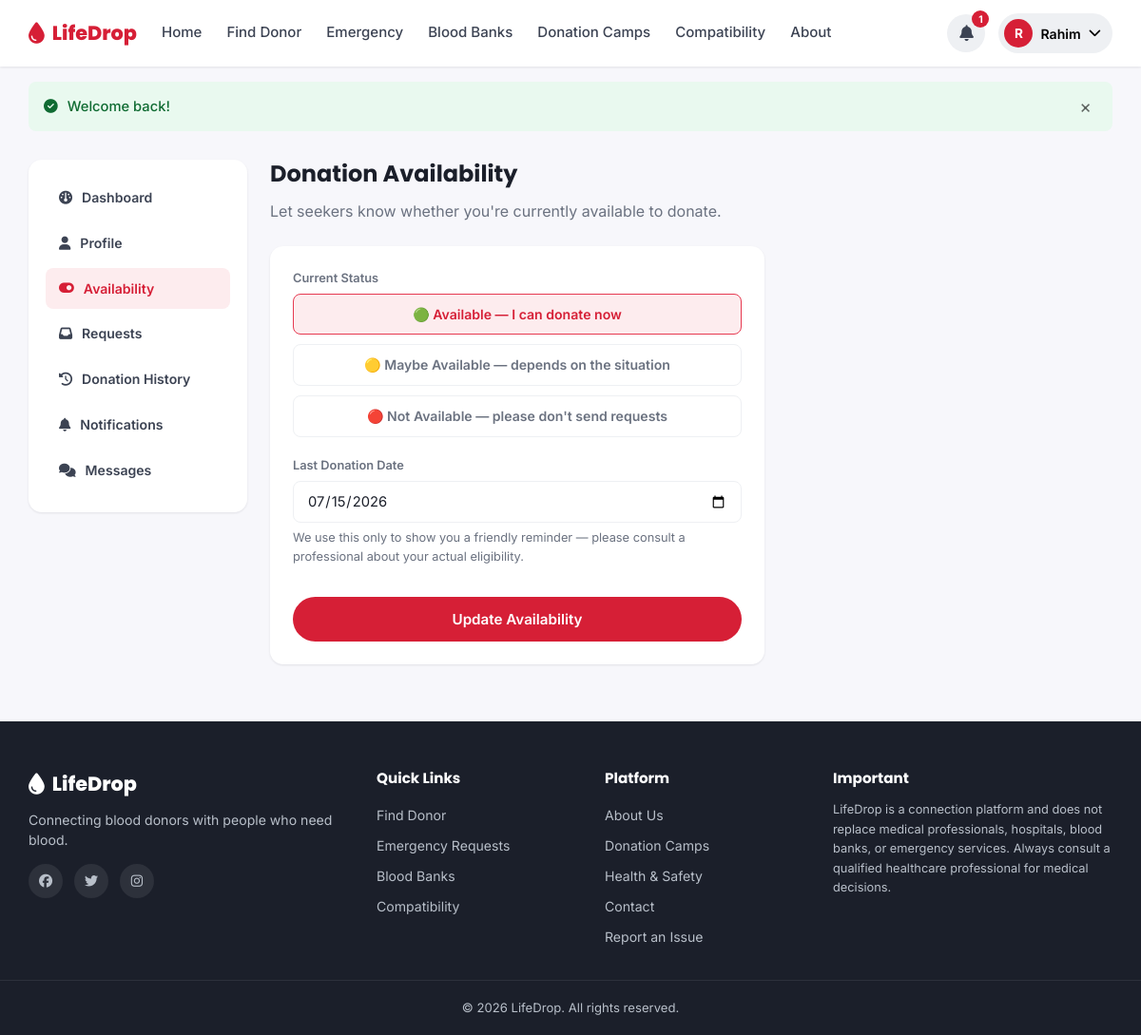
Screenshot of /donor/availability.php (signed in) with the database file from the repository.
### tables this page shows
CREATE TABLE `users` (
  `id` INT UNSIGNED NOT NULL AUTO_INCREMENT,
  `full_name` VARCHAR(120) NOT NULL,
  `email` VARCHAR(150) NOT NULL,
  `phone` VARCHAR(20) NOT NULL,
  `password_hash` VARCHAR(255) NOT NULL,
  `role` ENUM('donor','seeker','both','admin') NOT NULL DEFAULT 'seeker',
  `blood_group` ENUM('A+','A-','B+','B-','AB+','AB-','O+','O-') DEFAULT NULL,
  `division` VARCHAR(50) DEFAULT NULL,
  `district` VARCHAR(50) DEFAULT NULL,
  `area` VARCHAR(80) DEFAULT NULL,
  `gender` ENUM('Male','Female','Other') DEFAULT NULL,
  `date_of_birth` DATE DEFAULT NULL,
  `profile_photo` VARCHAR(255) DEFAULT NULL,
  `last_donation_date` DATE DEFAULT NULL,
  `availability` ENUM('available','maybe','unavailable') NOT NULL DEFAULT 'available',
  `is_verified` TINYINT(1) NOT NULL DEFAULT 0,
  `is_donor_profile` TINYINT(1) NOT NULL DEFAULT 0,
  `status` ENUM('active','suspended') NOT NULL DEFAULT 'active',
  `total_donations` INT UNSIGNED NOT NULL DEFAULT 0,
  `created_at` TIMESTAMP NOT NULL DEFAULT CURRENT_TIMESTAMP,
  `updated_at` TIMESTAMP NOT NULL DEFAULT CURRENT_TIMESTAMP ON UPDATE CURRENT_TIMESTAMP,
  PRIMARY KEY (`id`),
  UNIQUE KEY `uq_email` (`email`),
  UNIQUE KEY `uq_phone` (`phone`),
  KEY `idx_blood_group` (`blood_group`),
  KEY `idx_division_district` (`division`,`district`),
  KEY `idx_availability` (`availability`)
);

### includes/functions.php (called while the page is built, shortened)
<?php
function e($value) {
    return htmlspecialchars($value ?? '', ENT_QUOTES, 'UTF-8');
}

### includes/auth.php (called while the page is built, shortened)
<?php
require_once __DIR__ . '/functions.php';
function is_logged_in() {
    return !empty($_SESSION['user_id']);
}
function current_user() {
    static $user = null;
    static $fetched = false;
    if ($fetched) {
        return $user;
    }
    $fetched = true;
    global $pdo;
    $stmt = $pdo->prepare('SELECT * FROM users WHERE id = :id LIMIT 1');
    $stmt->execute([':id' => $_SESSION['user_id']]);
    $user = $stmt->fetch();
    return $user;
}

### donor/availability.php (the view, shortened to what this page needs)
<?php
require_once __DIR__ . '/../includes/auth.php';
$user = current_user();
require_once __DIR__ . '/../includes/header.php';
require_once __DIR__ . '/_sidebar.php';
?>
<div class="dash-wrap">
    <div class="dash-main">
        <h1>Donation Availability</h1>
        <p class="dash-welcome">Let seekers know whether you're currently available to donate.</p>
        <div class="card" style="max-width:520px;">
            <form method="post" action="<?= e(SITE_URL) ?>/donor/availability.php">
                <div class="form-group form-full mb-2">
                    <label>Current Status</label>
                    <div class="role-toggle" style="flex-direction:column;gap:10px;">
                        <label><input type="radio" name="availability" value="available" <?= $user['availability'] === 'available' ? 'checked' : '' ?>><span>🟢 Available — I can donate now</span></label>
                        <label><input type="radio" name="availability" value="maybe" <?= $user['availability'] === 'maybe' ? 'checked' : '' ?>><span>🟡 Maybe Available — depends on the situation</span></label>
                        <label><input type="radio" name="availability" value="unavailable" <?= $user['availability'] === 'unavailable' ? 'checked' : '' ?>><span>🔴 Not Available — please don't send requests</span></label>
                    </div>
                </div>
                <div class="form-group form-full mb-2">
                    <label>Last Donation Date</label>
                    <input type="date" name="last_donation_date" value="<?= e($user['last_donation_date'] ?? '') ?>">
                    <p class="text-muted" style="font-size:0.8rem;">We use this only to show you a friendly reminder — please consult a professional about your actual eligibility.</p>
                </div>
                <button type="submit" class="btn btn-primary btn-block">Update Availability</button>
            </form>
        </div>
    </div>
</div>
<?php require_once __DIR__ . '/../includes/footer.php'; ?>

### includes/navbar.php (shortened to what this page needs)
<?php
require_once __DIR__ . '/notifications.php';
$user = current_user();
$currentPage = basename($_SERVER['SCRIPT_NAME']);
function nav_active($page, $current) { return $page === $current ? 'active' : ''; }
?>
<header class="navbar">
    <div class="navbar-inner">
        <a class="brand" href="<?= e(SITE_URL) ?>/index.php">
            <i class="fa-solid fa-droplet"></i>
            <span><?= e(SITE_NAME) ?></span>
        </a>
        <nav class="nav-links" id="navLinks">
            <a href="<?= e(SITE_URL) ?>/index.php" class="<?= nav_active('index.php', $currentPage) ?>">Home</a>
            <a href="<?= e(SITE_URL) ?>/find-donor.php" class="<?= nav_active('find-donor.php', $currentPage) ?>">Find Donor</a>
            <a href="<?= e(SITE_URL) ?>/emergency-requests.php" class="<?= nav_active('emergency-requests.php', $currentPage) ?>">Emergency</a>
            <a href="<?= e(SITE_URL) ?>/blood-banks.php" class="<?= nav_active('blood-banks.php', $currentPage) ?>">Blood Banks</a>
            <a href="<?= e(SITE_URL) ?>/donation-camps.php" class="<?= nav_active('donation-camps.php', $currentPage) ?>">Donation Camps</a>
            <a href="<?= e(SITE_URL) ?>/compatibility.php" class="<?= nav_active('compatibility.php', $currentPage) ?>">Compatibility</a>
            <a href="<?= e(SITE_URL) ?>/about.php" class="<?= nav_active('about.php', $currentPage) ?>">About</a>
        </nav>
        <div class="nav-right">
            <?php if ($user): ?>
                <div class="user-menu">
                    <button class="user-menu-btn" id="userMenuBtn" type="button">
                        <?php if (!empty($user['profile_photo'])): ?>
                            <img src="<?= e(UPLOAD_URL . $user['profile_photo']) ?>" alt="" class="avatar-sm">
                        <?php else: ?>
                            <span class="avatar-sm avatar-fallback"><?= e(mb_substr($user['full_name'], 0, 1)) ?></span>
                        <?php endif; ?>
                        <span class="user-menu-name"><?= e(explode(' ', $user['full_name'])[0]) ?></span>
                        <i class="fa-solid fa-chevron-down"></i>
                    </button>
                </div>
            <?php else: ?>
                <a href="<?= e(SITE_URL) ?>/login.php" class="btn-nav">Login</a>
                <a href="<?= e(SITE_URL) ?>/register.php" class="btn-nav-primary">Register</a>
            <?php endif; ?>
        </div>
    </div>
</header>

### assets/css/style.css (style rules this page uses)
:root { --red-600: #d61f36; --red-700: #b5152a; --red-500: #e63950; --red-50: #fdecee; --red-100: #fbd6da; --yellow-500: #f5b342; --yellow-600: #e8a12b; --ink-900: #1b1f2a; --ink-700: #3c4353; --ink-500: #6b7280; --ink-300: #b8bfc9; --ink-100: #eef0f3; --bg: #f7f7fb; --white: #ffffff; --green-600: #16a34a; --green-50: #e9f9ef; --amber-600: #d97706; --amber-50: #fef6e7; --blue-600: #2563eb; --blue-50: #eaf1fe; --radius-sm: 8px; --radius-md: 14px; --radius-lg: 20px; --shadow-sm: 0 1px 3px rgba(27,31,42,0.06), 0 1px 2px rgba(27,31,42,0.04); --shadow-md: 0 8px 24px rgba(27,31,42,0.08); --shadow-lg: 0 20px 45px rgba(27,31,42,0.12); --font-heading: 'Poppins', sans-serif; --font-body: 'Inter', sans-serif; }
* { box-sizing: border-box; }
html { scroll-behavior: smooth; }
body { margin: 0; font-family: var(--font-body); color: var(--ink-900); background: var(--bg); line-height: 1.55; -webkit-font-smoothing: antialiased; }
h1, h2, h3, h4, h5 { font-family: var(--font-heading); margin: 0 0 0.5em; line-height: 1.25; }
p { margin: 0 0 1em; }
a { color: inherit; text-decoration: none; }
button { font-family: inherit; cursor: pointer; }
.btn { display: inline-flex; align-items: center; justify-content: center; gap: 8px; padding: 12px 24px; border-radius: 999px; font-weight: 600; font-size: 0.95rem; border: 2px solid transparent; cursor: pointer; transition: all .18s ease; white-space: nowrap; }
.btn-primary { background: var(--red-600); color: #fff; }
.btn-block { width: 100%; }
.navbar { position: sticky; top: 0; z-index: 100; background: var(--white); box-shadow: var(--shadow-sm); }
.navbar-inner { max-width: 1180px; margin: 0 auto; padding: 14px 20px; display: flex; align-items: center; gap: 24px; }
.brand { display: flex; align-items: center; gap: 8px; font-family: var(--font-heading); font-weight: 800; font-size: 1.3rem; color: var(--red-600); }
.brand i { font-size: 1.4rem; }
.nav-links { display: flex; align-items: center; gap: 22px; flex: 1; }
.nav-links a { font-weight: 500; color: var(--ink-700); font-size: 0.94rem; padding: 6px 2px; border-bottom: 2px solid transparent; transition: color .15s; }
.nav-right { display: flex; align-items: center; gap: 14px; }
.user-menu { position: relative; }
.user-menu-btn { display: flex; align-items: center; gap: 8px; background: var(--ink-100); border: none; padding: 6px 12px 6px 6px; border-radius: 999px; }
.avatar-sm { width: 30px; height: 30px; border-radius: 50%; object-fit: cover; }
.avatar-fallback { background: var(--red-600); color: #fff; display: flex; align-items: center; justify-content: center; font-weight: 700; font-size: 0.85rem; }
.user-menu-name { font-weight: 600; font-size: 0.88rem; }
.form-group { display: flex; flex-direction: column; gap: 6px; }
.form-group label { font-size: 0.8rem; font-weight: 600; color: var(--ink-500); }
select, input[type="text"], input[type="email"], input[type="tel"], input[type="password"], input[type="date"], input[type="time"], input[type="number"], textarea { padding: 11px 14px; border: 1.5px solid var(--ink-100); border-radius: var(--radius-sm); font-size: 0.92rem; font-family: inherit; background: #fff; color: var(--ink-900); width: 100%; }
.card { background: #fff; border-radius: var(--radius-md); box-shadow: var(--shadow-sm); padding: 24px; }
.form-full { grid-column: 1 / -1; }
.role-toggle { display: flex; gap: 10px; }
.role-toggle label { flex: 1; text-align: center; padding: 10px; border: 1.5px solid var(--ink-100); border-radius: var(--radius-sm); cursor: pointer; font-weight: 600; font-size: 0.88rem; }
.role-toggle input:checked + span { color: var(--red-600); }
.role-toggle label:has(input:checked) { border-color: var(--red-500); background: var(--red-50); }
.dash-wrap { max-width: 1180px; margin: 30px auto; padding: 0 20px; display: grid; grid-template-columns: 230px 1fr; gap: 24px; }
.dash-main h1 { font-size: 1.5rem; }
.dash-welcome { color: var(--ink-500); margin-bottom: 24px; }
.text-muted { color: var(--ink-500); }
.mb-2 { margin-bottom: 20px; }

### rows the page displays
users: full_name "R", full_name "Rahim", last_donation_date "07/15/2026"

### other values shown
SITE_NAME "LifeDrop"
$unread "1"
$fm['message'] "Welcome back!"
$label "Dashboard"
$label "Profile"
$label "Availability"
$label "Requests"
$label "Donation History"
$label "Notifications"
$label "Messages"
